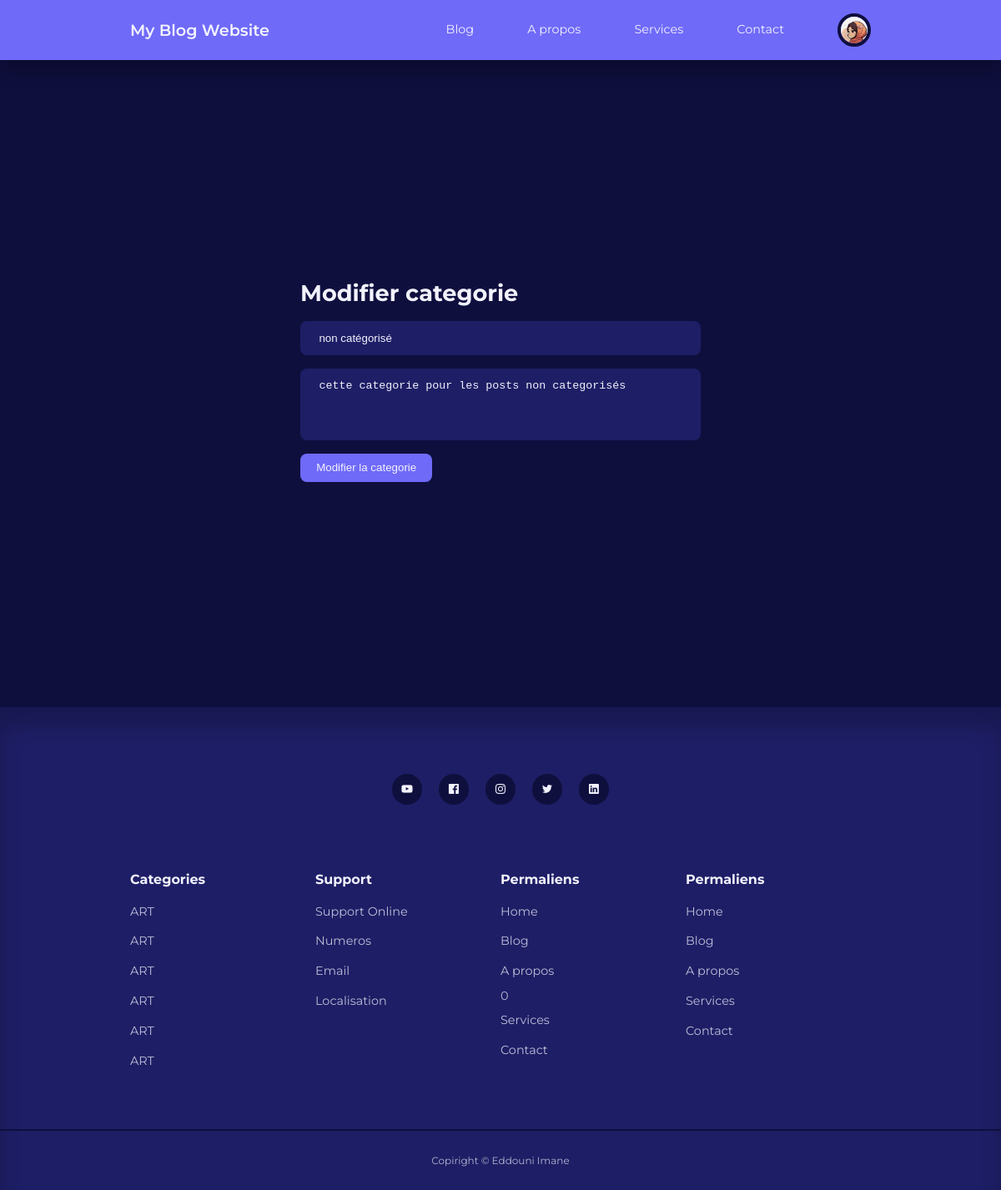
/admin/edit-category.php?id=3 (signed in), run on the app's committed database.
### tables this page shows
CREATE TABLE `users` (
  `id` int(11) UNSIGNED NOT NULL,
  `prenom` varchar(50) NOT NULL,
  `nom` varchar(50) NOT NULL,
  `nom_utilisateur` varchar(50) NOT NULL,
  `email` varchar(100) NOT NULL,
  `password` varchar(255) NOT NULL,
  `avatar` varchar(255) NOT NULL,
  `is_admin` tinyint(1) NOT NULL
);

CREATE TABLE `categories` (
  `id` int(11) UNSIGNED NOT NULL,
  `titre` varchar(50) NOT NULL,
  `description` text NOT NULL
);

### admin/partials/header.php (called while the page is built, shortened)
<?php
require '../partials/header.php';

### admin/edit-category.php (the view, shortened to what this page needs)
<?php include 'partials/header.php';
if (isset($_GET['id'])) {
    $id = filter_var($_GET['id'], FILTER_SANITIZE_NUMBER_INT);
    $query = "SELECT * FROM categories WHERE id=$id";
    $result = mysqli_query($connection, $query);
    if (mysqli_num_rows($result) == 1) {
        $category = mysqli_fetch_assoc($result);
    }
} else {
    header('location:' . ROOT_URL . 'admin/manage-categories.php');
    die();
}
?>
<section class="form__section">
    <div class="container form__section-container">
        <h2>Modifier categorie</h2>
        <form action="<?= ROOT_URL?>admin/edit-category-logic.php" method="POST">
        <input type="text" value="<?= $category['titre']?>" name="titre" id="" placeholder=Titre">
            <textarea name="description" id="" rows="4" placeholder="Description"><?= $category['description'] ?></textarea>
            <button type="submit" name="submit" class="btn">Modifier la categorie</button>
        </form>
    </div>
</section>
<?php include '../partials/footer.php'; ?>

### partials/header.php (shortened to what this page needs)
<?php
require 'config/database.php';
if (isset($_SESSION['user-id'])) {
    $id = filter_var($_SESSION['user-id'], FILTER_SANITIZE_NUMBER_INT);
    $query = "SELECT avatar FROM users WHERE id =$id";
    $result = mysqli_query($connection, $query);
    $avatar = mysqli_fetch_assoc($result);
}
?>
<!DOCTYPE html>
<html lang="en">
<head>
    <link rel="stylesheet" href="<?= ROOT_URL ?>/css/style.css">
    <link rel="stylesheet" href="https://unicons.iconscout.com/release/v4.0.0/css/line.css">
</head>
<body>
    <nav>
        <div class="container nav__container">
            <a href="index.php" class="nav__logo">My Blog Website</a>
            <ul class="nav__items">
                <li> <a href="<?= ROOT_URL ?>blog.php">Blog</a></li>
                <li> <a href="<?= ROOT_URL ?>about.php">A propos</a></li>
                <li> <a href="<?= ROOT_URL ?>services.php">Services</a></li>
                <li> <a href="<?= ROOT_URL ?>contact.php">Contact</a></li>
                <?php if (isset($_SESSION['user-id'])) : ?>
                    <li class="nav__profile">
                        <div class="avatar">
                            <img src="<?= ROOT_URL . 'images/' . $avatar['avatar'] ?>">
                        </div>
                    </li>
                <?php else : ?>
                    <li> <a href="<?= ROOT_URL ?>signin.php">Se connecter</a></li>
                <?php endif ?>
            </ul>
        </div>
    </nav>

### css/style.css (style rules this page uses)
:root { --color-primary: #6f6af8; --color-primary-light: hsl(242, 91%, 69%, 18%); --color-primary-variant: #5854c7; --color-red: #da0f3f; --color-red-light: hsl(346, 87%, 46%, 15%); --color-green: #00c476; --color-green-light: hsl(156, 100%, 38%, 15%); --color-gray-900: #1e1e66; --color-gray-700: #2d2b7c; --color-gray-300: rgba(242, 242, 254, 0.3); --color-gray-200: rgba(242, 242, 254, 0.7); --color-white: #f2f2fe; --color-bg: #0f0f3e; --transition: all 300ms ease; --container-width-lg: 74%; --container-width-md: 88%; --form-width: 40%; --card-border-radius-1: 0.3rem; --card-border-radius-2: 0.5rem; --card-border-radius-3: 0.8rem; --card-border-radius-4: 2rem; --card-border-radius-5: 5rem; }
* { margin: 0; padding: 0; outline: 0; border: 0; appearance: 0; list-style: none; text-decoration: none; box-sizing: border-box; }
body { font-family: 'Montserrat', sans-serif; line-height: 1.6; color: var(--color-gray-200); overflow-x: hidden; background: var(--color-bg); font-size: 0.9rem; }
.container { width: var(--container-width-lg); max-width: 1800px; margin-inline: auto; }
section { margin-top: 3rem; width: 100vw; }
h1, h2, h3, h4, h5, h6 { color: var(--color-white); line-height: 1.3; }
h2 { font-size: 1.7rem; margin: 1rem 0; }
a { color: var(--color-white); transition: var(--transition); }
img { display: block; width: 100%; object-fit: cover; }
nav { background: var(--color-primary); width: 100vw; height: 4.5rem; position: fixed; top: 0; z-index: 10; box-shadow: 0 1rem 1rem rgba(0, 0, 0, 0.2); }
.nav__container { height: 100%; display: flex; align-items: center; justify-content: space-between; }
.avatar { width: 2.5rem; height: 2.5rem; border-radius: 50%; overflow: hidden; border: 0.3rem solid var(--color-bg); }
.nav__logo { font-weight: 600; font-size: 1.2rem; }
.nav__items { display: flex; align-items: center; gap: 4rem; }
.nav__profile { position: relative; cursor: pointer; }
.btn { display: inline-block; width: fit-content; padding: 0.6rem 1.2rem; background: var(--color-primary); border-radius: var(--card-border-radius-2); cursor: pointer; transform: var(--transition); color: var(--color-white); }
.form__section { display: grid; place-items: center; height: 100vh; }
.form__section-container { width: var(--form-width); }
form { display: flex; flex-direction: column; gap: 1rem; }
input, textarea, select { padding: 0.8rem 1.4rem; background-color: var(--color-gray-900); border-radius: var(--card-border-radius-2); resize: none; color: var(--color-white); }

### data on the page
users: avatar (picture)
categories: titre "non catégorisé", description "cette categorie pour les posts non categorisés"
